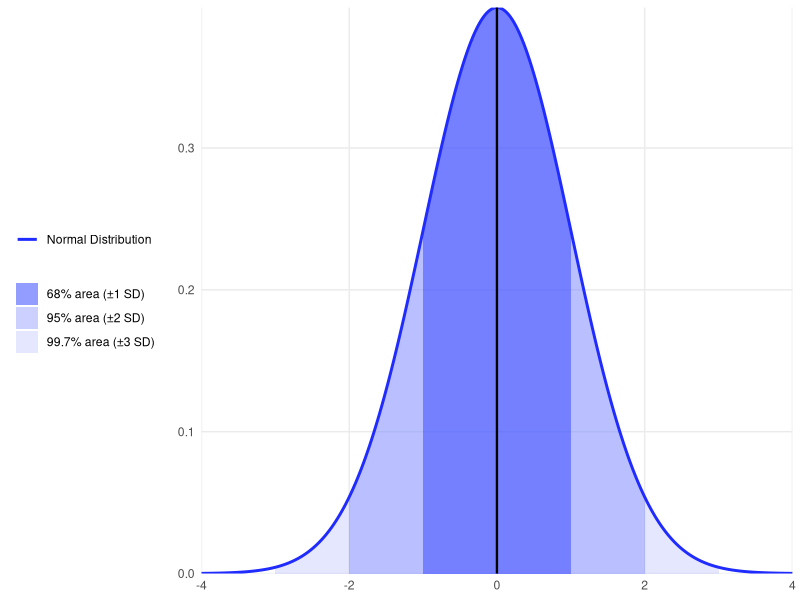
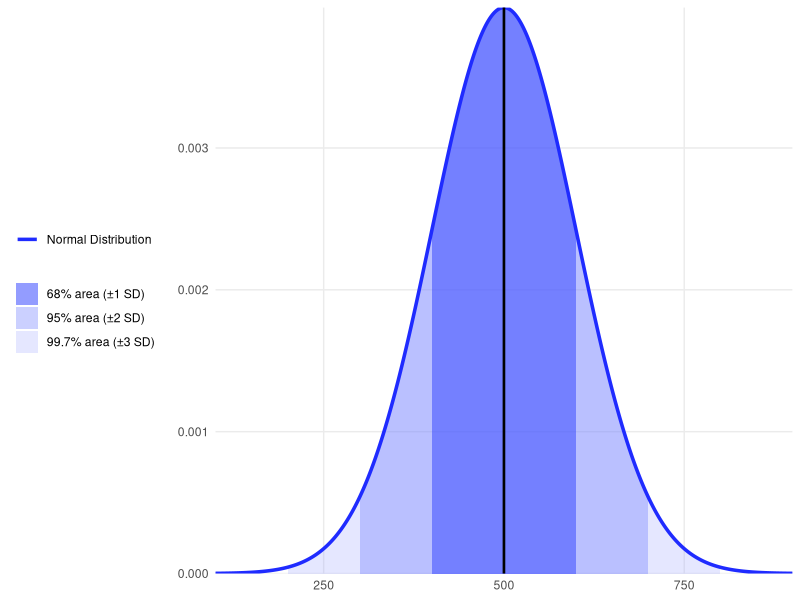

Generate these figures, in order, with R:
## ---- chunk 1
#| label: fig-empirical-rule
#| fig-cap: "Figure 3.1 Normal Distribution Showing the Empirical Rule"
#| fig-width: 7
#| fig-height: 4
#| warning: false
#| message: false
#| echo: false

library(ggplot2)

# Parameters (edit if you want a different mean/SD)
mu <- 0
sigma <- 1

# Curve data
x <- seq(mu - 4*sigma, mu + 4*sigma, length.out = 2000)
df <- data.frame(
  x = x,
  y = dnorm(x, mean = mu, sd = sigma)
)

ggplot(df, aes(x, y)) +
  # Shade ±3 SD (lightest) first
  geom_area(
    data = subset(df, x >= mu - 3*sigma & x <= mu + 3*sigma),
    aes(fill = "99.7% area (±3 SD)"),
    alpha = 0.25
  ) +
  # Shade ±2 SD (medium)
  geom_area(
    data = subset(df, x >= mu - 2*sigma & x <= mu + 2*sigma),
    aes(fill = "95% area (±2 SD)"),
    alpha = 0.35
  ) +
  # Shade ±1 SD (darkest)
  geom_area(
    data = subset(df, x >= mu - 1*sigma & x <= mu + 1*sigma),
    aes(fill = "68% area (±1 SD)"),
    alpha = 0.55
  ) +
  # Normal curve line
  geom_line(aes(color = "Normal Distribution"), linewidth = 1) +
  # Mean (dashed)
  geom_vline(aes(linetype = "Mean"), xintercept = mu, color = "black", linewidth = 0.8) +
  coord_cartesian(xlim = c(mu - 4*sigma, mu + 4*sigma), expand = FALSE) +
  labs(x = NULL, y = NULL) +
  scale_fill_manual(
    values = c(
      "68% area (±1 SD)"  = "#3B4BFF",
      "95% area (±2 SD)"  = "#6C78FF",
      "99.7% area (±3 SD)"= "#9AA2FF"
    )
  ) +
  scale_color_manual(values = c("Normal Distribution" = "#1F2BFF")) +
  scale_linetype_manual(values = c("Mean" = "dashed")) +
  guides(
    fill = guide_legend(order = 2),
    color = guide_legend(order = 1),
    linetype = guide_legend(order = 3)
  ) +
  theme_minimal(base_size = 11) +
  theme(
    panel.grid.minor = element_blank(),
    legend.position = "left",
    legend.title = element_blank()
  )
## ---- chunk 2
#| label: fig-standardized-test-scores
#| fig-cap: "Figure 3.2 Normal Distribution of Standardized Test Scores"
#| fig-width: 7
#| fig-height: 4
#| warning: false
#| message: false
#| echo: false


library(ggplot2)

# Parameters for standardized test scores
mu <- 500
sigma <- 100

# Generate curve data
x <- seq(mu - 4*sigma, mu + 4*sigma, length.out = 2000)
df <- data.frame(
  x = x,
  y = dnorm(x, mean = mu, sd = sigma)
)

ggplot(df, aes(x, y)) +
  
  # ±3 SD (lightest)
  geom_area(
    data = subset(df, x >= mu - 3*sigma & x <= mu + 3*sigma),
    aes(fill = "99.7% area (±3 SD)"),
    alpha = 0.25
  ) +
  
  # ±2 SD
  geom_area(
    data = subset(df, x >= mu - 2*sigma & x <= mu + 2*sigma),
    aes(fill = "95% area (±2 SD)"),
    alpha = 0.35
  ) +
  
  # ±1 SD (darkest)
  geom_area(
    data = subset(df, x >= mu - 1*sigma & x <= mu + 1*sigma),
    aes(fill = "68% area (±1 SD)"),
    alpha = 0.55
  ) +
  
  # Normal curve
  geom_line(aes(color = "Normal Distribution"), linewidth = 1.2) +
  
  # Mean line
  geom_vline(aes(linetype = "Mean"), 
             xintercept = mu, 
             linewidth = 0.9, 
             color = "black") +
  
  coord_cartesian(
    xlim = c(mu - 4*sigma, mu + 4*sigma),
    expand = FALSE
  ) +
  
  labs(x = NULL, y = NULL) +
  
  scale_fill_manual(
    values = c(
      "68% area (±1 SD)"  = "#3B4BFF",
      "95% area (±2 SD)"  = "#6C78FF",
      "99.7% area (±3 SD)"= "#9AA2FF"
    )
  ) +
  
  scale_color_manual(values = c("Normal Distribution" = "#1F2BFF")) +
  scale_linetype_manual(values = c("Mean" = "dashed")) +
  
  guides(
    fill = guide_legend(order = 2),
    color = guide_legend(order = 1),
    linetype = guide_legend(order = 3)
  ) +
  
  theme_minimal(base_size = 11) +
  theme(
    panel.grid.minor = element_blank(),
    legend.position = "left",
    legend.title = element_blank()
  )
